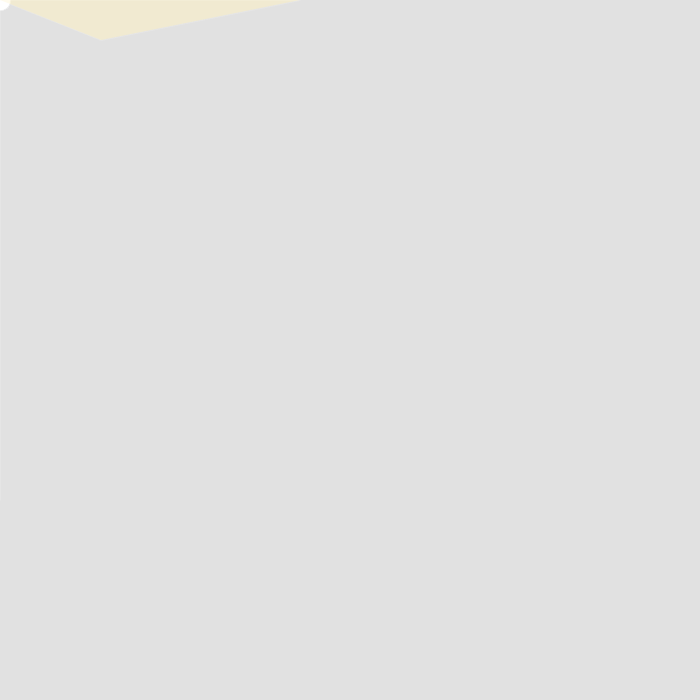
Frame 1 (no input)
Frame 60 (the mouse pressed at the canvas centre just before this capture): identical to frame 1, image omitted
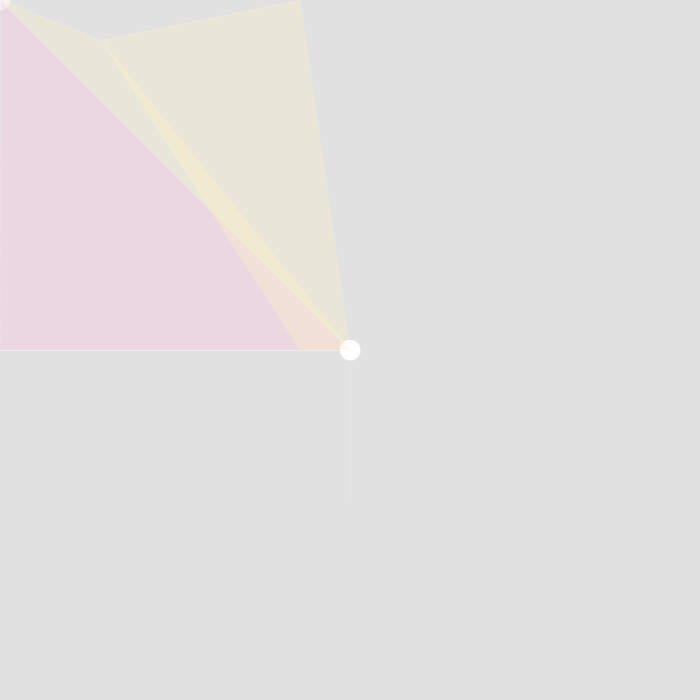
Frame 120 (the mouse held since frame 60 and released just before this capture)

The Processing sketch that drew these frames (run headless with seeded random() and noise(); from frame 60 on, the mouse is pressed at the canvas centre):

// Processing sketch: processing_141015
// ── processing_141015.pde

int a=3;

int mom[];
int dad[];
int sis[];
int bro[];


void setup(){
  size(700,700);
  mom=new int[a];
  dad=new int[a];
  sis=new int[a];
  bro=new int[a];
  }
 
  void draw(){
   background(225);
    for (int i=1; i<a; i++){
      mom[i-1]=mom[i];
      dad[i-1]=dad[i];
      sis[i]=sis[i];
      bro[i]=bro[i-1];
    }
    
  mom[a-1] = mouseX;
  dad[a-1] = mouseY;
  sis[a-1] = mouseX;
  bro[a-1] = mouseY;
  
  for(int i = 1; i< a; i++){
   stroke(255,255,255,20);
    fill(255,255,255,150);
    ellipse(bro[i],sis[i],20,20);
    ellipse(mom[i],dad[i],20,20);
    ellipse(dad[i],dad[i],20,20);
    ellipse(mom[i],mom[i],20,20);
    
    
    fill(255,193,219,80);
    quad(bro[i],(sis[i]),mom[i],(dad[i]),(bro[i]),dad[i],cos(bro[i]),sis[i]);
    quad(mom[i],(mom[i]),mom[i],(dad[i]),(dad[i]),dad[i],cos(mom[i]),dad[i]);
    
    fill(255,242,193,80);
    quad(dad[i],mom[i],dad[i],500,mom[i],dad[i],cos(dad[i]),mom[i]);
    quad(300,bro[i],101,40,sis[i],bro[i],(dad[i]),(mom[i]));
  }
}
